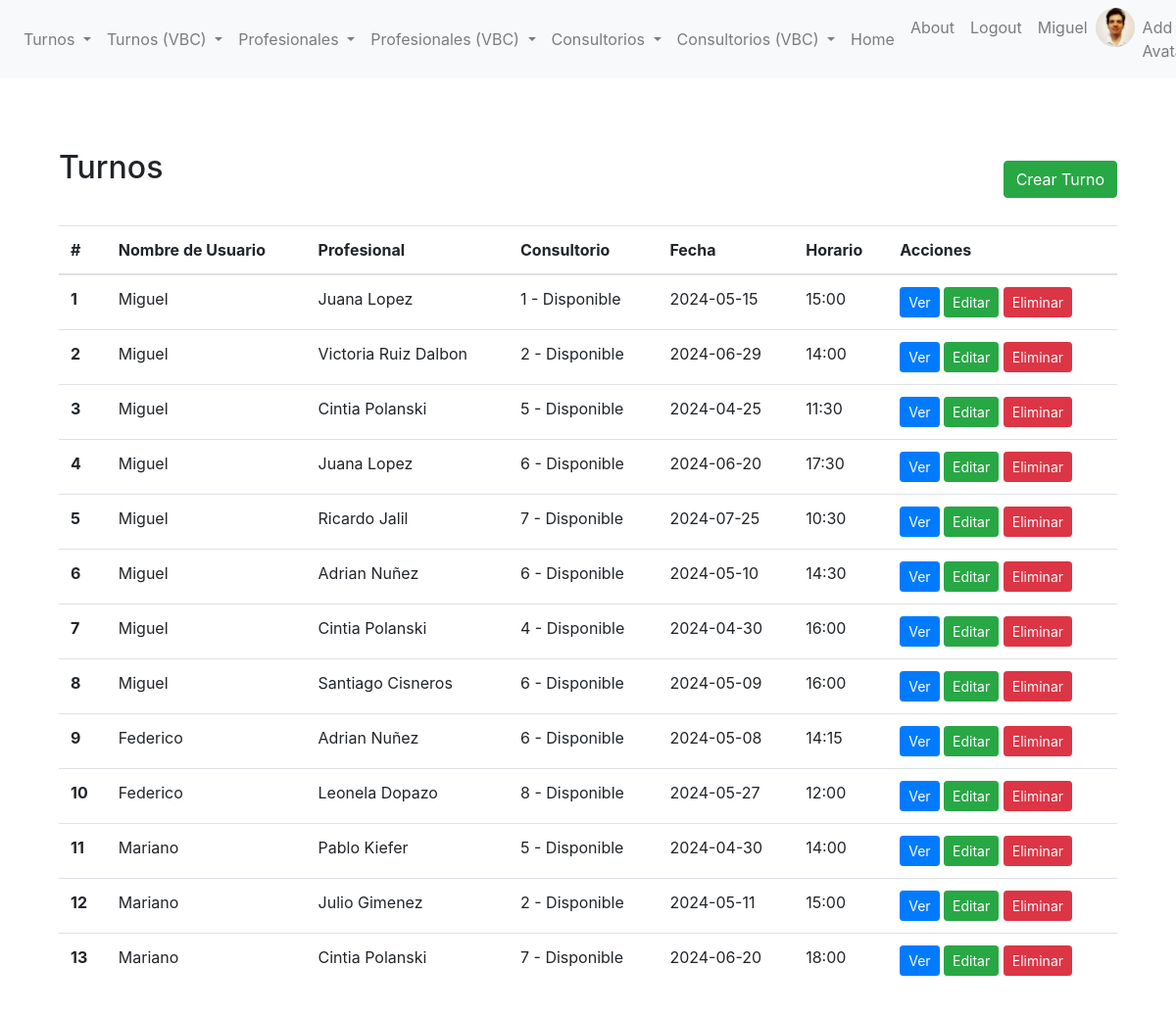
The page /reserva_turnos/list/ (signed in) on the database its author committed.
### reserva_turnos/models.py (models this page shows, shortened)
class Avatar(models.Model):
    user = models.OneToOneField(User, on_delete=models.CASCADE, related_name='avatar')
    image = models.ImageField(upload_to='avatars/')

class Turnos(models.Model):
    nombre_de_usuario = models.ForeignKey(User,null=True,on_delete=models.SET_NULL)
    consultorio = models.ForeignKey(Consultorio, on_delete=models.CASCADE, related_name='reservas')
    profesional = models.ForeignKey(Profesional, on_delete=models.CASCADE, default = True)
    fecha = models.DateField(default=timezone.now)
    hora_inicio = models.TimeField(default=timezone.now)
    hora_fin = models.TimeField(default=timezone.now)
    descripcion = models.TextField(blank=True, null=True)

class Profesional(models.Model):
    class Especialidades(models.TextChoices):
        CARDIOLOGIA = 'CARDIOLOGIA', 'Cardiología'
        DERMATOLOGIA = 'DERMATOLOGIA', 'Dermatología'
        ENDOCRINOLOGIA = 'ENDOCRINOLOGIA', 'Endocrinología'
        GASTROENTEROLOGIA = 'GASTROENTEROLOGIA', 'Gastroenterología'
        GINECOLOGIA = 'GINECOLOGIA', 'Ginecología'
        HEMATOLOGIA = 'HEMATOLOGIA', 'Hematología'
        HEPATOLOGIA = 'HEPATOLOGIA', 'Hepatología'
        INMUNOLOGIA = 'INMUNOLOGIA', 'Inmunología'
        NEFROLOGIA = 'NEFROLOGIA', 'Nefrología'
        NEUROLOGIA = 'NEUROLOGIA', 'Neurología'
        ONCOLOGIA = 'ONCOLOGIA', 'Oncología'
        OFTALMOLOGIA = 'OFTALMOLOGIA', 'Oftalmología'
        PSICOLOGIA = 'PSICOLOGIA', 'Psicología'
        PSIQUIATRIA = 'PSIQUIATRIA', 'Psiquiatría'
        TRAUMATOLOGIA = 'TRAUMATOLOGIA', 'Traumatología'
    nombre = models.CharField(max_length=100)
    disponible = models.BooleanField(default=True)
    especialidad = models.CharField(
        max_length=17,
        choices=Especialidades.choices,
        default=Especialidades.CARDIOLOGIA,
    )
    descripcion = models.TextField(blank=True, null=True)

class Consultorio(models.Model):
    nombre = models.CharField(max_length=100)
    disponible = models.BooleanField(default=True)
    descripcion = models.TextField(blank=True, null=True)
    def __str__(self):
        return f"{self.nombre} - {'Disponible' if self.disponible else 'No Disponible'} "

### reserva_turnos/views.py (the view)
# urls.py: path("list/", list_view, name="reserva_turnos-list"),
@login_required
def list_view(request):
    turnos = Turnos.objects.all()
    contexto_dict = {"todos_los_turnos": turnos}
    return render(request, "reserva_turnos/list.html", contexto_dict)

### reserva_turnos/templates/reserva_turnos/list.html (shortened to what this page needs)
{% extends 'reserva_turnos/base.html' %}
{% block content %}
<section class="py-5">
    <div class="container">
        <div class="d-flex justify-content-between align-items-center mb-3">
            <h2 class="mb-4">Turnos</h2>
            <a href="{% url 'crear_turnos' %}" class="btn btn-success">Crear Turno</a>
        </div>
        <table class="table">
            <thead>
                <tr>
                    <th scope="col">#</th>
                    <th scope="col">Nombre de Usuario</th>
                    <th scope="col">Profesional</th>
                    <th scope="col">Consultorio</th>
                    <th scope="col">Fecha</th>
                    <th scope="col">Horario</th>
                    <th scope="col">Acciones</th>
                </tr>
            </thead>
            <tbody>
                {% if todos_los_turnos %}
                {% for turnos in todos_los_turnos %}
                <tr>
                    <th scope="row">{{ forloop.counter }}</th>
                    <td>{{ turnos.nombre_de_usuario }}</td>
                    <td>{{ turnos.profesional.nombre }}</td>
                    <td>{{ turnos.consultorio }}</td>
                    <td>{{ turnos.fecha | date:"Y-m-d" }}</td>
                    <td>{{ turnos.hora_inicio | date:"H:i" }}</td>
                    <td>
                        <a href="{% url 'turno-detail' turnos.id %}" class="btn btn-primary btn-sm">Ver</a>
                        <a href="{% url 'turno-update' turnos.id %}" class="btn btn-success btn-sm">Editar</a>
                        <a href="{% url 'turno-delete' turnos.id %}" class="btn btn-danger btn-sm">Eliminar</a>
                    </td>
                </tr>
                {% endfor %}
                {% else %}
                <tr>
                    <td colspan="7">No hay turnos para ese usuario ingresado.</td>
                </tr>
                {% endif %}
            </tbody>
        </table>
    </div>
</section>
{% endblock %}

### reserva_turnos/templates/reserva_turnos/base.html (shortened to what this page needs)
{% load static %}
<!DOCTYPE html>
<html lang="en">
<head>
    <link rel="stylesheet" href="{% static 'reserva_turnos/css/bootstrap.css' %}">
</head>
<body>
    <nav class="navbar navbar-expand-lg navbar-light bg-light">
        <div class="collapse navbar-collapse" id="navbarNav">
            <ul class="navbar-nav">
                {% if user.is_authenticated %}
                <li class="nav-item dropdown">
                    <a class="nav-link dropdown-toggle" href="#" id="navbarDropdownMenuLinkReserva" role="button" data-toggle="dropdown" aria-haspopup="true" aria-expanded="false">
                        Turnos
                    </a>
                </li>
                <li class="nav-item dropdown">
                    <a class="nav-link dropdown-toggle" href="#" id="navbarDropdownMenuLinkSala" role="button" data-toggle="dropdown" aria-haspopup="true" aria-expanded="false">
                        Turnos (VBC)
                    </a>
                <li class="nav-item dropdown">
                    <a class="nav-link dropdown-toggle" href="#" id="navbarDropdownMenuLinkReserva" role="button" data-toggle="dropdown" aria-haspopup="true" aria-expanded="false">
                        Profesionales
                    </a>
                </li>
                <li class="nav-item dropdown">
                    <a class="nav-link dropdown-toggle" href="#" id="navbarDropdownMenuLinkSala" role="button" data-toggle="dropdown" aria-haspopup="true" aria-expanded="false">
                        Profesionales (VBC)
                    </a>
                <li class="nav-item dropdown">
                    <a class="nav-link dropdown-toggle" href="#" id="navbarDropdownMenuLinkSala" role="button" data-toggle="dropdown" aria-haspopup="true" aria-expanded="false">
                        Consultorios
                    </a>
                <li class="nav-item dropdown">
                    <a class="nav-link dropdown-toggle" href="#" id="navbarDropdownMenuLinkSala" role="button" data-toggle="dropdown" aria-haspopup="true" aria-expanded="false">
                        Consultorios (VBC)
                    </a>
                <li class="nav-item">
                    <a class="nav-link" href="{% url "reserva_turnos-home" %}">Home</a>
                </li>
                {% endif %}
            </ul>
            <ul class="navbar-nav ml-auto">
                {% if user.is_authenticated %}
                <li class="nav-item">
                    <a class="nav-link" href="{% url 'about' %}">About</a>
                </li>
                <li class="nav-item">
                    <a class="nav-link" href="{% url 'logout' %}">Logout</a>
                </li>
                <li class="nav-item">
                    <a class="nav-link" href="{% url 'editar-perfil' %}">{{ user }}</a>
                </li>
                <li class="nav-item">
                    {% if user.avatar.image %}
                    <img src="{{ user.avatar.image.url }}" alt="Avatar" style="height: 40px; width: 40px; border-radius: 50%;">
                    {% endif %}
                    <li class="nav-item">
                        <a href="{% url 'avatar_add' %}" class="nav-link">Add Avatar</a>
                    </li>
                {% endif %}
        </div>
    </nav>
    <div class="container mt-4">
        {% block content %}{% endblock content %}
    </div>
</body>
</html>

### rows shown on the page
Turnos: nombre_de_usuario "Miguel", profesional.nombre "Juana Lopez", consultorio "1 - Disponible", fecha "2024-05-15", hora_inicio "15:00"
Turnos: nombre_de_usuario "Miguel", profesional.nombre "Victoria Ruiz Dalbon", consultorio "2 - Disponible", fecha "2024-06-29", hora_inicio "14:00"
Turnos: nombre_de_usuario "Miguel", profesional.nombre "Cintia Polanski", consultorio "5 - Disponible", fecha "2024-04-25", hora_inicio "11:30"
Turnos: nombre_de_usuario "Miguel", profesional.nombre "Juana Lopez", consultorio "6 - Disponible", fecha "2024-06-20", hora_inicio "17:30"
Turnos: nombre_de_usuario "Miguel", profesional.nombre "Ricardo Jalil", consultorio "7 - Disponible", fecha "2024-07-25", hora_inicio "10:30"
Turnos: nombre_de_usuario "Miguel", profesional.nombre "Adrian Nuñez", consultorio "6 - Disponible", fecha "2024-05-10", hora_inicio "14:30"
Turnos: nombre_de_usuario "Miguel", profesional.nombre "Cintia Polanski", consultorio "4 - Disponible", fecha "2024-04-30", hora_inicio "16:00"
Turnos: nombre_de_usuario "Miguel", profesional.nombre "Santiago Cisneros", consultorio "6 - Disponible", fecha "2024-05-09", hora_inicio "16:00"
Turnos: nombre_de_usuario "Federico", profesional.nombre "Adrian Nuñez", consultorio "6 - Disponible", fecha "2024-05-08", hora_inicio "14:15"
Turnos: nombre_de_usuario "Federico", profesional.nombre "Leonela Dopazo", consultorio "8 - Disponible", fecha "2024-05-27", hora_inicio "12:00"
Turnos: nombre_de_usuario "Mariano", profesional.nombre "Pablo Kiefer", consultorio "5 - Disponible", fecha "2024-04-30", hora_inicio "14:00"
Turnos: nombre_de_usuario "Mariano", profesional.nombre "Julio Gimenez", consultorio "2 - Disponible", fecha "2024-05-11", hora_inicio "15:00"
Turnos: nombre_de_usuario "Mariano", profesional.nombre "Cintia Polanski", consultorio "7 - Disponible", fecha "2024-06-20", hora_inicio "18:00"

### other values the page prints
{{ user }} "Miguel"
